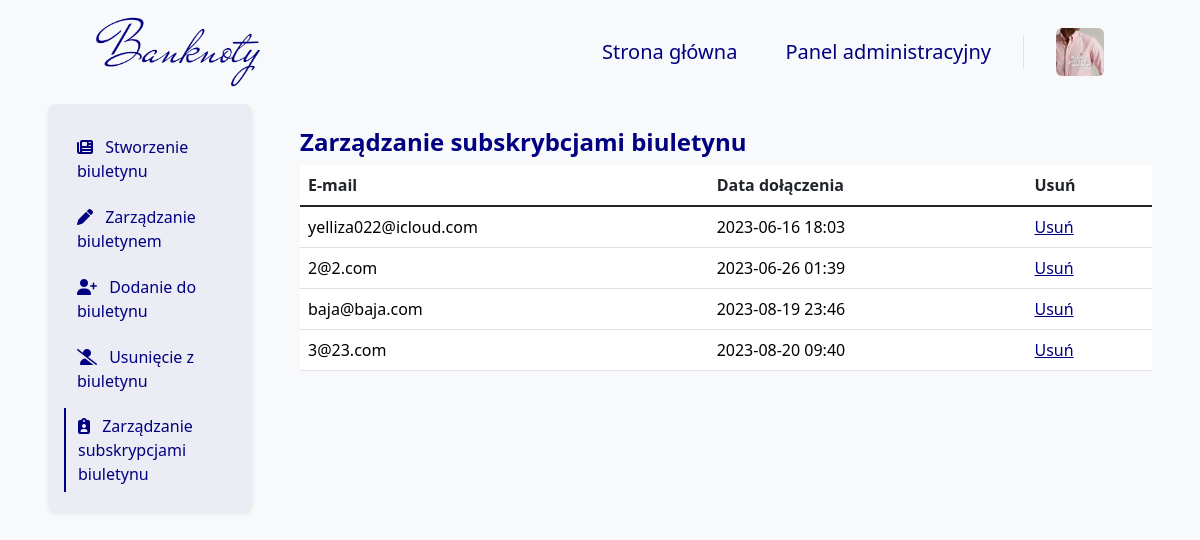
The page /newsletter/user/AdminPanel/ (signed in) on the database as committed earlier.
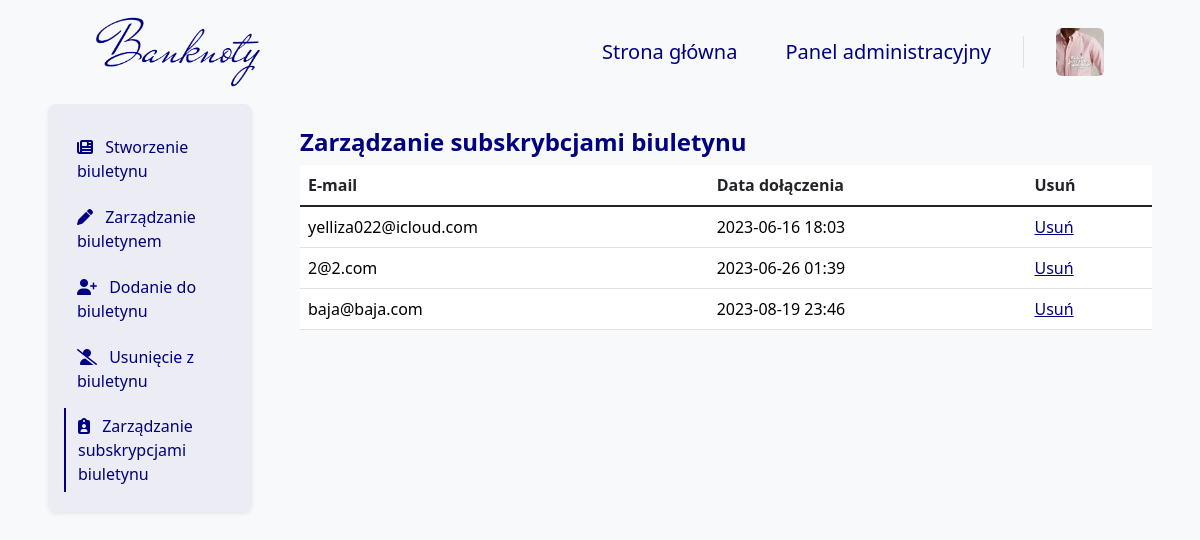
The same page on the database as committed later.
### blog/models.py (models this page shows, shortened)
class NewsletterUser(models.Model):
    email = models.EmailField(
        null=False,
        blank=False,
        verbose_name="E-mail")
    date_added = models.DateTimeField(auto_now_add=True)

### blog/views.py (the view)
# urls.py: path('newsletter/user/AdminPanel/', newsletter_user_manage_admin_panel_view, name='newsletter_user_admin_panel'),
@superuser_required
def newsletter_user_manage_admin_panel_view(request):
    newsletter = NewsletterUser.objects.all()
    context = get_paginated_context(request, newsletter, 10)
    return render(request, 'AdminTemplates/Newsletter/Newsletter/NewsletterUserManageAdmin.html', context)

### blog/views.py (called while the page is built)
def superuser_required(view_func):
    @wraps(view_func)
    def _wrapped_view(request, *args, **kwargs):
        if request.user.is_authenticated and request.user.is_superuser:
            return view_func(request, *args, **kwargs)
        else:
            return redirect('home')
    return _wrapped_view

def get_paginated_context(request, queryset, items_per_page=10):
    paginator = Paginator(queryset, items_per_page)
    page_number = request.GET.get('page')
    page_obj = paginator.get_page(page_number)
    context = {
        'page_obj': page_obj,
    }
    return context

### templates/AdminTemplates/Newsletter/Newsletter/NewsletterUserManageAdmin.html (shortened to what this page needs)
{% extends 'base.html' %}
{% block navbar %}
    {% include 'Navbar/NavbarAdmin.html' %}
{% endblock %}
{% block content %}
    <div class="container-fluid">
        <div class="row">
            <div class="col-12 col-lg-3 px-5 px-lg-5 mx-auto bg-body-tertiary">
                {% include 'AdminTemplates/Newsletter/Newsletter/Elements/Navigation.html' %}
            </div>
            <div class="col-12 col-lg-9 px-5 px-lg-0 pe-lg-5 pt-4 pt-lg-3 mx-auto bg-body-tertiary mt-2">
                <h4 class="mb-0 pb-2 fw-bold text-navy">
                    Zarządzanie subskrybcjami biuletynu
                </h4>
                {% include 'AdminTemplates/Newsletter/Newsletter/Elements/Table/NewsletterUser.html' %}
            </div>
        </div>
    </div>
{% endblock %}

### templates/AdminTemplates/Newsletter/Newsletter/Elements/Table/NewsletterUser.html
<table class="table table-hover">
    <thead>
    <tr>
        <th scope="col">E-mail</th>
        <th scope="col">Data dołączenia</th>
        <th scope="col">Usuń</th>
    </tr>
    </thead>
    <tbody class="table-group-divider">
    {% for newsletter in page_obj %}
        <tr>
            <td>
                <a class="admin_panel_link" href="{% url 'newsletter_user_detail_admin_panel' newsletter.pk %}">
                    {{ newsletter.email }}
                </a>
            </td>
            <td>
                <a class="admin_panel_link" href="{% url 'newsletter_user_detail_admin_panel' newsletter.pk %}">
                    {{ newsletter.date_added |date:'Y-m-d H:i' }}
                </a>
            </td>
            <td>
                <a class="admin_panel_edit_link" href="{% url 'newsletter_user_delete_admin_panel' newsletter.pk %}">
                    Usuń
                </a>
            </td>
        </tr>
    {% endfor %}
    </tbody>
</table>

Rows that differ between the two databases and show on the page:
removed NewsletterUser: email "3@23.com", date_added "2023-08-20 09:40"
